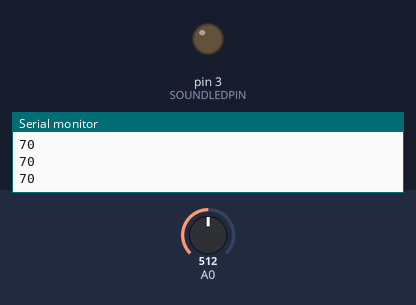
Simulated run of this sketch. Board: Arduino Uno, built with avr-gcc and run on an emulated ATmega328P. On the bench: output pins drawn as LEDs (lit = HIGH), the last lines printed to the serial monitor. The test bench sets the inputs (shaded band); at power-on: A0 = 512.

Above: at 1.2 s.
1.3 s: A0 set to 716
At 2.0 s:
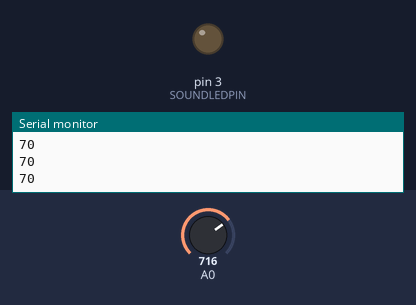
2.8 s: A0 set to 900
At 3.2 s:
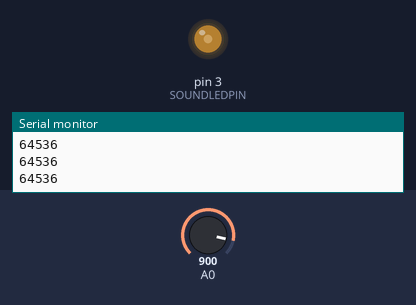
4.3 s: A0 set to 888
At 5.0 s:
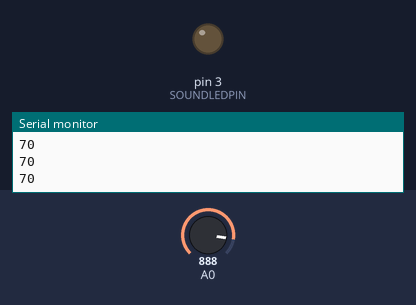
5.8 s: A0 set to 306
At 6.7 s:
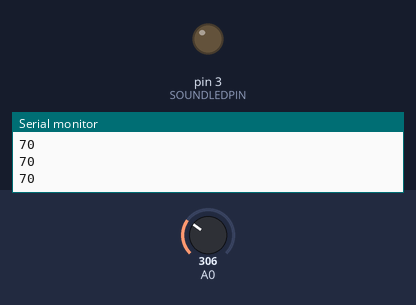
7.3 s: A0 set to 910
At 7.9 s:
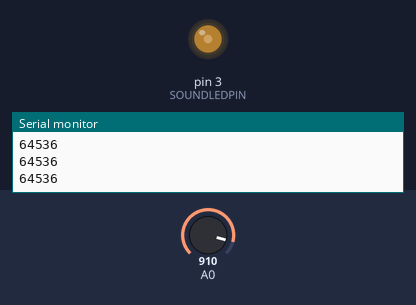
Timing chart, 0 to 9.8 s (numbered marks = the images above; inputs shaded):
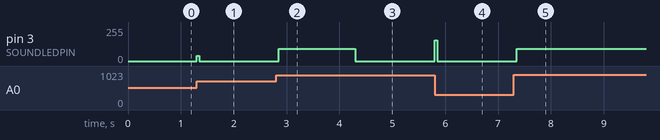

The sketch:

AudioLightBox.ino
```cpp
#define SOUNDLEDPIN 3
void setup() {
  // put your setup code here, to run once:
  Serial.begin(9600);
  pinMode( SOUNDLEDPIN, OUTPUT);
}

void loop() {
  unsigned long startMillis= millis();  // Start of sample window
  unsigned int peakToPeak = 0;   // peak-to-peak level

  unsigned int signalMax = 0;
  unsigned int signalMin = 1000;
  unsigned int sample;
   // collect data for 50 mS
   while (millis() - startMillis < 50)
   {
      sample = analogRead(A0);
      if (sample < 900)  // toss out spurious readings
      {
         if (sample > signalMax)
         {
            signalMax = sample;  // save just the max levels
         }
         else if (sample < signalMin)
         {
            signalMin = sample;  // save just the min levels
         }
      }
   }
   peakToPeak = signalMax - signalMin;  // max - min = peak-peak amplitude
  if ( peakToPeak  < 70 ) {
    peakToPeak = 70;
  }
  Serial.println(peakToPeak);
  analogWrite( SOUNDLEDPIN, map(peakToPeak,70, 900 ,0,255) );

}
```

Measured:
- the behaviour switches between 900 and 899 on A0 (found by bisection; images 2 and 3)
- after the input at 1.3 s, pin 3 (SOUNDLEDPIN): 0/255 → 41/255 at once, → 0/255 0.05 s later
- after the input at 2.8 s, pin 3 (SOUNDLEDPIN): 0/255 → 93/255 after 0.05 s
- after the input at 4.3 s, pin 3 (SOUNDLEDPIN): 93/255 → 0/255 at once
- after the input at 5.8 s, pin 3 (SOUNDLEDPIN): 0/255 → 157/255 at once, → 0/255 0.05 s later
- after the input at 7.3 s, pin 3 (SOUNDLEDPIN): 0/255 → 93/255 after 0.05 s
